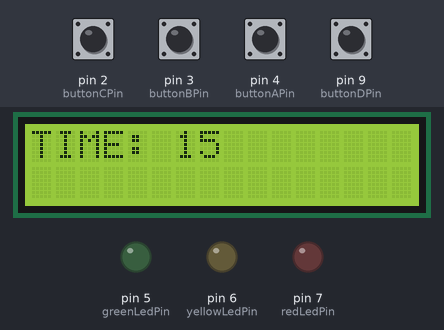
This sketch was run on a simulated Arduino Uno, built with avr-gcc and run on an emulated ATmega328P. Parts: 16×2 character LCD, output pins drawn as LEDs (lit = HIGH). The inputs (shaded band) are chosen by the test bench; at power-on: pin 2 (buttonCPin), pin 3 (buttonBPin), pin 4 (buttonAPin), pin 9 (buttonDPin) HIGH.

Above: at 0.1 s.
At 1.2 s:
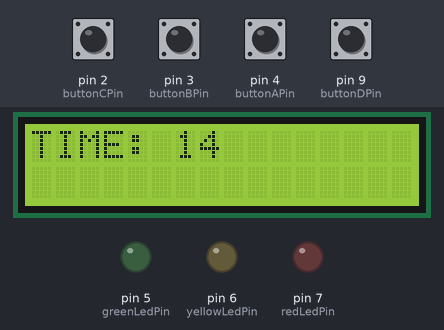
1.3 s: pin 4 (buttonAPin) pulled LOW for 1 s
5.3 s: pin 4 (buttonAPin) pulsed LOW 5 times (0.12 s each, 0.3 s apart)
At 6.3 s:
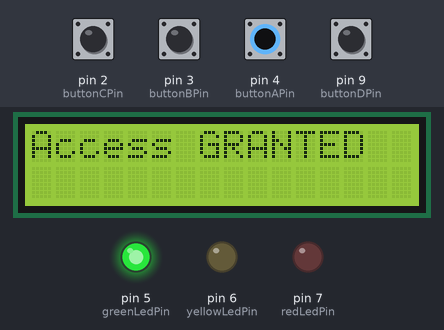
Timing chart, 0 to 8.3 s (numbered marks = the images above; inputs shaded):
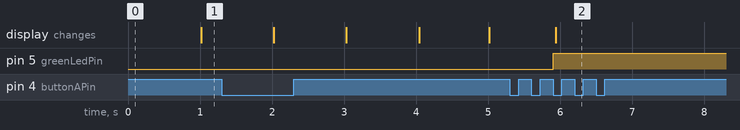

Measured:
- after the input at 5.3 s, pin 5 (greenLedPin): LOW → HIGH after 0.60 s; pin 7 (redLedPin): stops changing and stays LOW; the display: changes after 0.63 s (image 2)

The sketch:

security_system.ino
```cpp
#include <Wire.h>
#include <LiquidCrystal_I2C.h>

LiquidCrystal_I2C lcd(0x3F, 16, 2);  // Adjust I2C address if needed

// LED pins
const int greenLedPin = 5;
const int yellowLedPin = 6;
const int redLedPin = 7;

// Button pins
const int buttonAPin = 4;
const int buttonBPin = 3;
const int buttonCPin = 2;
const int buttonDPin = 9;

// Security settings
const char disarmCode[] = "AAAA";
const int disarmCodeLength = 4;
int disarmCodeIndex = 0;
int wrongAttempts = 0;
const int maxWrongAttempts = 4;

// Timer variables
unsigned long previousMillis = 0;
const long interval = 1000;
int seconds = 15;
bool alarmActive = true;
bool systemDisarmed = false;

// LED flashing
unsigned long redLedFlashMillis = 0;
const long redFlashInterval = 250;  // Faster flashing

// Button handling
unsigned long lastButtonPressTime = 0;
const long debounceTime = 50;
bool buttonPressed = false;

void resetSystem() {
  alarmActive = true;
  systemDisarmed = false;
  seconds = 15;
  disarmCodeIndex = 0;
  wrongAttempts = 0;
  digitalWrite(redLedPin, LOW);
  digitalWrite(greenLedPin, LOW);
  digitalWrite(yellowLedPin, LOW);
  lcd.clear();
  lcd.print("TIME: 15");
}

void setup() {
  lcd.init();
  lcd.backlight();
  lcd.print("TIME: 15");

  pinMode(greenLedPin, OUTPUT);
  pinMode(yellowLedPin, OUTPUT);
  pinMode(redLedPin, OUTPUT);
  pinMode(buttonAPin, INPUT_PULLUP);
  pinMode(buttonBPin, INPUT_PULLUP);
  pinMode(buttonCPin, INPUT_PULLUP);
  pinMode(buttonDPin, INPUT_PULLUP);
}

void loop() {
  if (systemDisarmed) {
    return;  // Stop if disarmed
  }

  checkButtons();
  updateTimer();
  updateDisplay();
}

void checkButtons() {
  // Check all buttons with proper debouncing
  if (digitalRead(buttonAPin) == LOW && !buttonPressed) {
    handleButtonPress('A');
  }
  else if (digitalRead(buttonBPin) == LOW && !buttonPressed) {
    handleButtonPress('B');
  }
  else if (digitalRead(buttonCPin) == LOW && !buttonPressed) {
    handleButtonPress('C');
  }
  else if (digitalRead(buttonDPin) == LOW && !buttonPressed) {
    handleButtonPress('D');
  }
  else if (digitalRead(buttonAPin) == HIGH &&
           digitalRead(buttonBPin) == HIGH &&
           digitalRead(buttonCPin) == HIGH &&
           digitalRead(buttonDPin) == HIGH) {
    buttonPressed = false;  // Reset when all buttons released
  }
}

void handleButtonPress(char button) {
  if (millis() - lastButtonPressTime < debounceTime) {
    return;  // Debounce check
  }

  buttonPressed = true;
  lastButtonPressTime = millis();

  if (button == disarmCode[disarmCodeIndex]) {
    disarmCodeIndex++;
    wrongAttempts = 0;  // Reset wrong attempts on correct press

    if (disarmCodeIndex == disarmCodeLength) {
      systemDisarmed = true;
      alarmActive = false;
      digitalWrite(greenLedPin, HIGH);
      lcd.clear();
      lcd.print("Access GRANTED");
    }
  }
  else {
    disarmCodeIndex = 0;  // Reset code progress
    wrongAttempts++;     // Count wrong attempts

    if (wrongAttempts >= maxWrongAttempts) {
      digitalWrite(yellowLedPin, HIGH);
      delay(1000);
      digitalWrite(yellowLedPin, LOW);
      wrongAttempts = 0;  // Reset after showing warning
    }
  }
}

void updateTimer() {
  if (!alarmActive) return;

  unsigned long currentMillis = millis();

  if (currentMillis - previousMillis >= interval) {
    previousMillis = currentMillis;
    seconds--;

    // Flash red LED faster when below 5 seconds
    if (seconds < 5) {
      if (currentMillis - redLedFlashMillis >= redFlashInterval) {
        redLedFlashMillis = currentMillis;
        digitalWrite(redLedPin, !digitalRead(redLedPin));
      }
    }
    else {
      digitalWrite(redLedPin, LOW);
    }

    if (seconds < 0) {
      alarmActive = false;
      digitalWrite(redLedPin, HIGH);
      lcd.clear();
      lcd.print("Access DENIED");
      delay(2000);
      resetSystem();
    }
  }
}

void updateDisplay() {
  if (alarmActive) {
    lcd.setCursor(6, 0);
    lcd.print("  ");  // Clear old number
    lcd.setCursor(6, 0);
    lcd.print(seconds);
  }
}
```
